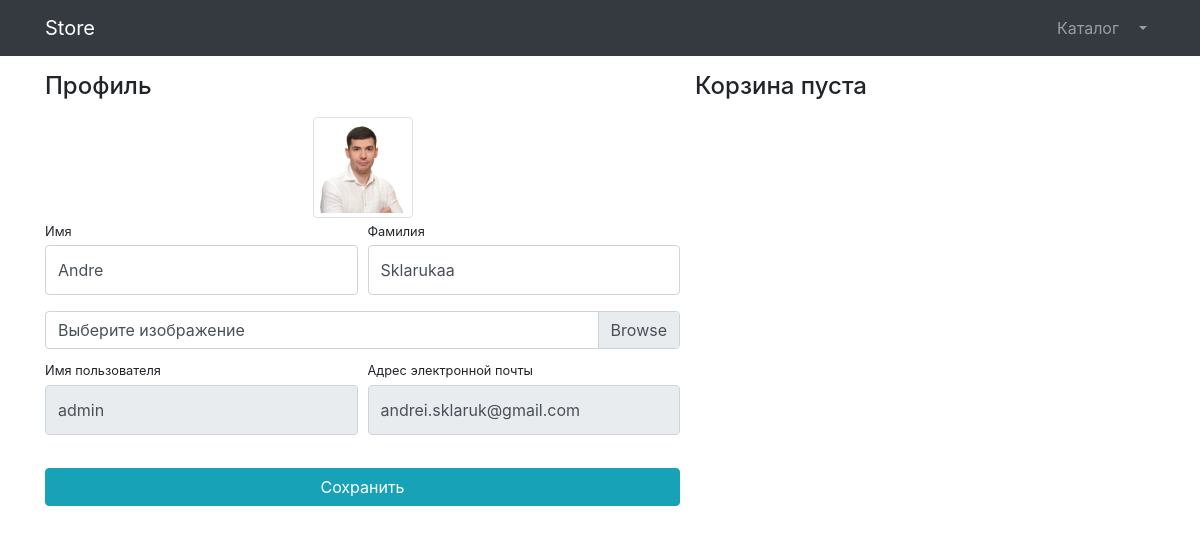
/users/profile/ (signed in), run on the app's committed database.
### users/models.py (models this page shows)
class User(AbstractUser):
    image = models.ImageField(upload_to='users_images', null=True, blank=True)

### users/views.py (the view)
# urls.py: path('profile/', profile, name='profile'),
@login_required
def profile(request):
    if request.method == 'POST':
        form = UserProfileForm(instance=request.user, data=request.POST,files=request.FILES)
        if form.is_valid():
            form.save()
            return HttpResponseRedirect(reverse('users:profile'))
        else:
            print('Form error')
    else:
        form = UserProfileForm(instance=request.user)
    context = {'title': 'Store - Профиль',
               'form': form,
               'baskets': Basket.objects.filter(user=request.user),# Добавление товаров к корзину именно того пользователя, который их добавил
               }
    return render(request, 'users/profile.html', context)

### users/forms.py
class UserProfileForm(UserChangeForm):
    first_name = forms.CharField(widget=forms.TextInput(attrs={'class': 'form-control py-4'}))
    last_name = forms.CharField(widget=forms.TextInput(attrs={'class': 'form-control py-4'}))
    image = forms.ImageField(widget=forms.FileInput(attrs={'class': 'custom-file-input'}),required=False)
    username = forms.CharField(widget=forms.TextInput(attrs={'class': 'form-control py-4', 'readonly': True}))
    email = forms.CharField(widget=forms.TextInput(attrs={'class': 'form-control py-4', 'readonly': True}))
    class Meta:
        model = User
        fields = ('first_name', 'last_name', 'image', 'username', 'email')

### templates/users/profile.html (shortened to what this page needs)
{% extends 'products/base.html' %}
 {% load static %}
{% block css %}
    <link href="{% static 'vendor/css/profile.css' %}" rel="stylesheet">
{% endblock %}
{% block content %}
<div class="container">
    <div class="row">
        <div class="col-lg-7">
            <h4 class="mt-3 mb-3">Профиль</h4>
            <div class="col-lg-12 text-center">
                <img width="100" height="100"
                     src="{% if user.image %} {{ user.image.url }} {% else %} {% static 'vendor/img/users/default_avatar.jpg' %} {% endif %}"
                     class="img-thumbnail">
            </div>
            <form action="{% url 'users:profile' %}" method="post" enctype="multipart/form-data">
                <div class="form-row">
                    <div class="col-lg-6">
                        <div class="form-group">
                            <label class="small mb-1" for="{{ form.first_name.id_for_label }}">Имя</label>
                            {{ form.first_name }}
                        </div>
                    </div>
                    <div class="col-lg-6">
                        <div class="form-group">
                            <label class="small mb-1" for="{{ form.last_name.id_for_label }}">Фамилия</label>
                            {{ form.last_name }}
                        </div>
                    </div>
                </div>
                <div class="form-row mb-2">
                    <div class="col-lg-12">
                        <div class="custom-file">
                            <label class="custom-file-label" for="{{ form.image.id_for_label }}">Выберите изображение</label>
                        </div>
                    </div>
                </div>
                <div class="form-row">
                    <div class="col-lg-6">
                        <label class="small mb-1" for="{{ form.username.id_for_label }}">Имя пользователя</label>
                        {{ form.username }}
                    </div>
                    <div class="col-lg-6">
                        <label class="small mb-1" for="{{ form.email.id_for_label }}">Адрес электронной
                            почты</label>
                        {{ form.email }}
                    </div>
                </div>
                <div class="form-row">
                    <div class="col-lg-12" style="margin-top: 33px;">
                        <input class="btn btn-info btn-block" type="submit" value="Сохранить">
                    </div>
                </div>
            </form>
        </div>
                {% include 'products/baskets.html' %}
    </div>
</div>
{% endblock %}

### data on the page
User: image (picture), first_name "Andre", last_name "Sklarukаа", username "admin", email "andrei.sklaruk@gmail.com"
